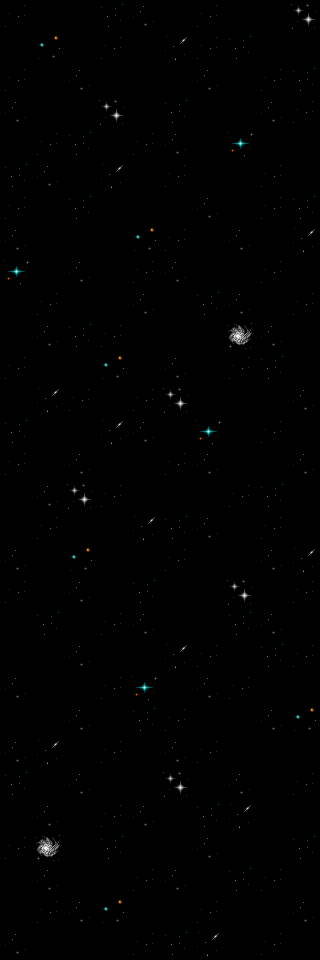

Tiled map render using the project's own tile images. Description and the whole map definition, tile-layer contents included, below:
An orthogonal 10x30 tile map with 32x32 px tiles, 1 tile layer (bg01).

<map version="1.2" tiledversion="1.2.1" orientation="orthogonal" renderorder="right-down" width="10" height="30" tilewidth="32" tileheight="32" infinite="0" nextlayerid="2" nextobjectid="1">
 <tileset firstgid="1" name="tileset" tilewidth="32" tileheight="32" tilecount="30" columns="10">
  <image source="../../docs/img/tileset.png" width="320" height="96" />
 </tileset>
 <layer id="1" name="bg01" width="10" height="30">
  <data encoding="csv">
2,1,1,4,3,1,2,1,1,9,
1,6,1,2,1,5,2,4,1,1,
2,1,3,1,1,1,3,1,2,4,
3,1,1,9,1,4,1,1,3,2,
1,2,4,1,2,3,1,8,1,1,
4,3,1,5,1,2,1,1,2,1,
2,1,4,1,1,1,3,1,2,4,
3,1,1,1,6,2,1,3,1,5,
8,1,3,1,2,3,1,1,2,1,
1,2,1,1,3,1,4,3,1,2,
1,3,4,2,1,1,1,7,3,1,
2,1,1,6,1,3,1,2,4,1,
1,5,2,1,2,9,1,1,1,3,
4,1,1,5,3,1,8,1,2,1,
2,1,3,1,1,2,3,1,1,3,
1,3,9,2,1,1,1,2,4,1,
1,2,1,1,5,4,3,1,2,1,
3,1,6,1,1,2,1,1,3,5,
2,1,3,1,4,1,1,9,1,2,
1,4,1,2,3,1,1,4,3,1,
1,1,3,1,1,5,2,1,4,2,
3,1,1,2,8,1,3,2,1,1,
1,1,3,1,4,2,1,1,3,6,
3,5,1,2,1,3,2,1,1,1,
4,1,3,1,1,9,1,3,1,2,
1,3,1,2,3,1,4,5,1,1,
2,7,1,4,1,1,3,1,1,4,
1,3,1,1,2,3,1,4,2,1,
1,2,3,6,1,1,2,1,1,3,
3,1,1,1,2,4,5,1,2,1
</data>
 </layer>
</map>
